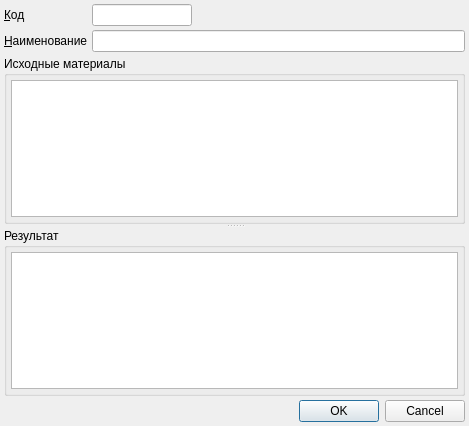
<?xml version="1.0" encoding="UTF-8"?>
<ui version="4.0">
 <class>ItemEditorDialog</class>
 <widget class="QDialog" name="ItemEditorDialog">
  <property name="geometry">
   <rect>
    <x>0</x>
    <y>0</y>
    <width>469</width>
    <height>426</height>
   </rect>
  </property>
  <property name="windowTitle">
   <string>ChangeMe!</string>
  </property>
  <property name="sizeGripEnabled">
   <bool>false</bool>
  </property>
  <layout class="QGridLayout" name="gridLayout">
   <property name="margin">
    <number>4</number>
   </property>
   <property name="spacing">
    <number>4</number>
   </property>
   <item row="0" column="0">
    <widget class="QLabel" name="lblCode">
     <property name="text">
      <string>&amp;Код</string>
     </property>
     <property name="buddy">
      <cstring>edtCode</cstring>
     </property>
    </widget>
   </item>
   <item row="0" column="1">
    <widget class="QLineEdit" name="edtCode">
     <property name="minimumSize">
      <size>
       <width>100</width>
       <height>0</height>
      </size>
     </property>
    </widget>
   </item>
   <item row="0" column="2">
    <spacer name="horizontalSpacer">
     <property name="orientation">
      <enum>Qt::Horizontal</enum>
     </property>
     <property name="sizeHint" stdset="0">
      <size>
       <width>277</width>
       <height>20</height>
      </size>
     </property>
    </spacer>
   </item>
   <item row="1" column="0">
    <widget class="QLabel" name="lblName">
     <property name="text">
      <string>&amp;Наименование</string>
     </property>
     <property name="buddy">
      <cstring>edtName</cstring>
     </property>
    </widget>
   </item>
   <item row="1" column="1" colspan="2">
    <widget class="QLineEdit" name="edtName"/>
   </item>
   <item row="2" column="0" colspan="3">
    <widget class="QSplitter" name="splitter">
     <property name="orientation">
      <enum>Qt::Vertical</enum>
     </property>
     <property name="childrenCollapsible">
      <bool>false</bool>
     </property>
     <widget class="QGroupBox" name="groupBoxIn">
      <property name="title">
       <string>Исходные материалы</string>
      </property>
      <layout class="QVBoxLayout" name="verticalLayout_2">
       <property name="spacing">
        <number>4</number>
       </property>
       <property name="margin">
        <number>4</number>
       </property>
       <item>
        <widget class="CInDocTableView" name="tblInItems">
         <property name="sizePolicy">
          <sizepolicy hsizetype="Preferred" vsizetype="Expanding">
           <horstretch>0</horstretch>
           <verstretch>0</verstretch>
          </sizepolicy>
         </property>
        </widget>
       </item>
      </layout>
     </widget>
     <widget class="QGroupBox" name="groupBoxOut">
      <property name="title">
       <string>Результат </string>
      </property>
      <layout class="QVBoxLayout" name="verticalLayout">
       <property name="spacing">
        <number>4</number>
       </property>
       <property name="margin">
        <number>4</number>
       </property>
       <item>
        <widget class="CInDocTableView" name="tblOutItems">
         <property name="sizePolicy">
          <sizepolicy hsizetype="Preferred" vsizetype="Expanding">
           <horstretch>0</horstretch>
           <verstretch>0</verstretch>
          </sizepolicy>
         </property>
        </widget>
       </item>
      </layout>
     </widget>
    </widget>
   </item>
   <item row="3" column="0" colspan="3">
    <widget class="QDialogButtonBox" name="buttonBox">
     <property name="orientation">
      <enum>Qt::Horizontal</enum>
     </property>
     <property name="standardButtons">
      <set>QDialogButtonBox::Cancel|QDialogButtonBox::Ok</set>
     </property>
    </widget>
   </item>
  </layout>
 </widget>
 <customwidgets>
  <customwidget>
   <class>CInDocTableView</class>
   <extends>QTableView</extends>
   <header>library/InDocTable.h</header>
  </customwidget>
 </customwidgets>
 <tabstops>
  <tabstop>edtCode</tabstop>
  <tabstop>edtName</tabstop>
  <tabstop>tblInItems</tabstop>
  <tabstop>tblOutItems</tabstop>
  <tabstop>buttonBox</tabstop>
 </tabstops>
 <resources/>
 <connections>
  <connection>
   <sender>buttonBox</sender>
   <signal>accepted()</signal>
   <receiver>ItemEditorDialog</receiver>
   <slot>accept()</slot>
   <hints>
    <hint type="sourcelabel">
     <x>172</x>
     <y>539</y>
    </hint>
    <hint type="destinationlabel">
     <x>117</x>
     <y>106</y>
    </hint>
   </hints>
  </connection>
  <connection>
   <sender>buttonBox</sender>
   <signal>rejected()</signal>
   <receiver>ItemEditorDialog</receiver>
   <slot>reject()</slot>
   <hints>
    <hint type="sourcelabel">
     <x>252</x>
     <y>539</y>
    </hint>
    <hint type="destinationlabel">
     <x>247</x>
     <y>107</y>
    </hint>
   </hints>
  </connection>
 </connections>
</ui>
